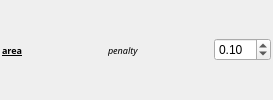
                      <widget class="QWidget" name="widget_4" native="true">
                       <layout class="QHBoxLayout" name="horizontalLayout_19">
                        <property name="leftMargin">
                         <number>2</number>
                        </property>
                        <property name="topMargin">
                         <number>2</number>
                        </property>
                        <property name="rightMargin">
                         <number>2</number>
                        </property>
                        <property name="bottomMargin">
                         <number>2</number>
                        </property>
                        <item>
                         <widget class="QLabel" name="label_10">
                          <property name="minimumSize">
                           <size>
                            <width>100</width>
                            <height>0</height>
                           </size>
                          </property>
                          <property name="font">
                           <font>
                            <family>FontAwesome</family>
                            <pointsize>7</pointsize>
                            <weight>75</weight>
                            <bold>true</bold>
                            <underline>true</underline>
                           </font>
                          </property>
                          <property name="text">
                           <string>area</string>
                          </property>
                         </widget>
                        </item>
                        <item>
                         <widget class="QLabel" name="label_14">
                          <property name="minimumSize">
                           <size>
                            <width>100</width>
                            <height>0</height>
                           </size>
                          </property>
                          <property name="maximumSize">
                           <size>
                            <width>100</width>
                            <height>16777215</height>
                           </size>
                          </property>
                          <property name="font">
                           <font>
                            <family>FontAwesome</family>
                            <pointsize>7</pointsize>
                            <italic>true</italic>
                           </font>
                          </property>
                          <property name="text">
                           <string>penalty</string>
                          </property>
                         </widget>
                        </item>
                        <item>
                         <widget class="QDoubleSpinBox" name="areaPenaltySpin">
                          <property name="sizePolicy">
                           <sizepolicy hsizetype="Expanding" vsizetype="Fixed">
                            <horstretch>0</horstretch>
                            <verstretch>0</verstretch>
                           </sizepolicy>
                          </property>
                          <property name="singleStep">
                           <double>0.010000000000000</double>
                          </property>
                          <property name="value">
                           <double>0.100000000000000</double>
                          </property>
                         </widget>
                        </item>
                       </layout>
                      </widget>
